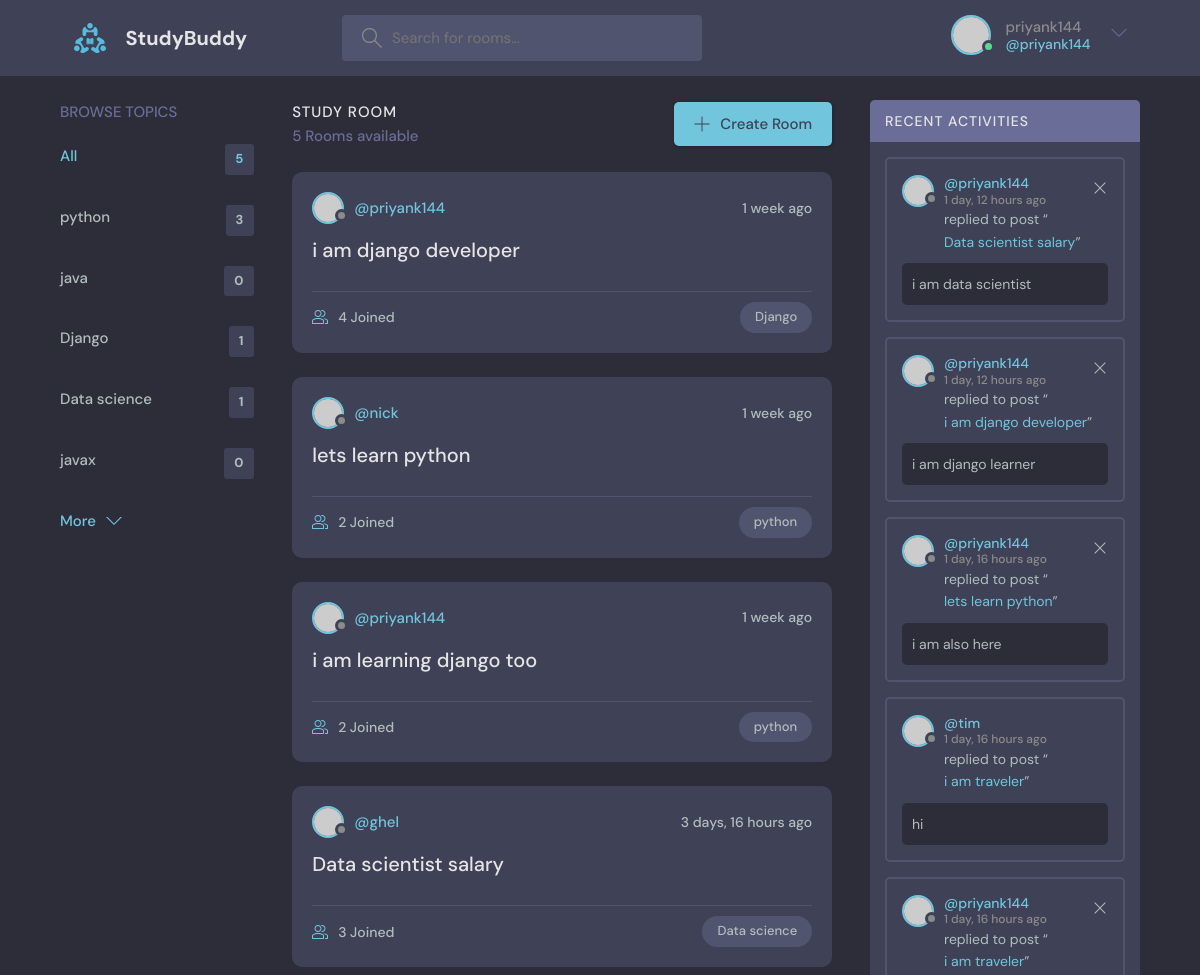
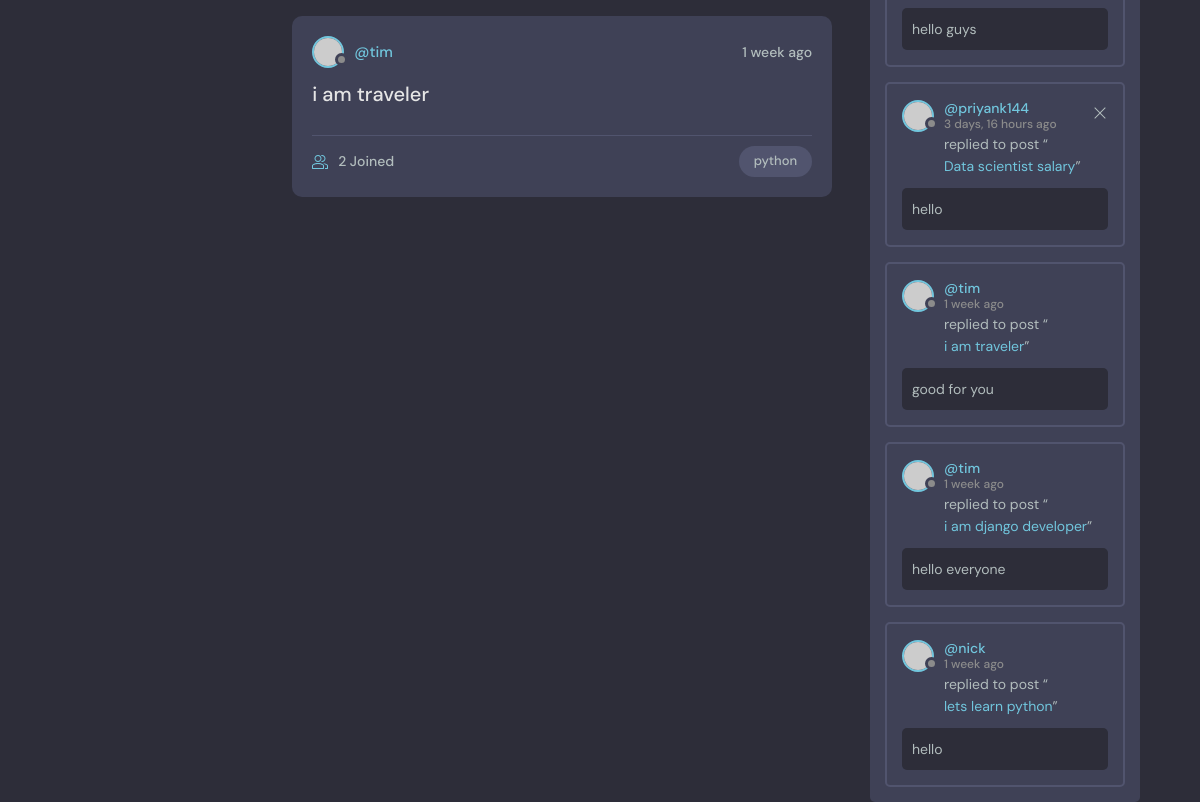
The app's page / (signed in) with its own data (2 pictures, top to bottom).
### base/models.py (models this page shows, shortened)
class Topic(models.Model):
    name = models.CharField(max_length=200)

class Room(models.Model):
    host = models.ForeignKey(User, on_delete=models.SET_NULL, null = True)
    topic = models.ForeignKey(Topic, on_delete=models.SET_NULL, null=True)
    name = models.CharField(max_length=200)
    description = models.TextField(null = True, blank = True)
    participants = models.ManyToManyField(User, related_name = 'participants', blank = True)
    updated = models.DateTimeField(auto_now=True)
    created = models.DateTimeField(auto_now_add=True)
    class Meta:
        ordering = ['-updated', '-created'] # '-' for descending order
    def __str__(self):
        return self.name

class Message(models.Model):
    user = models.ForeignKey(User, on_delete=models.CASCADE)
    room = models.ForeignKey(Room, on_delete=models.CASCADE) #cascade means if room deleted then all message from that room will get deleted.
    body = models.TextField()
    updated = models.DateTimeField(auto_now=True)
    created = models.DateTimeField(auto_now_add=True)
    class Meta:
        ordering = ['-updated', '-created'] # '-' for descending order

### base/views.py (the view)
# urls.py: path('', views.home, name = "home"),
def home(request):
    q = request.GET.get('q') if request.GET.get('q') != None else ''
    rooms = Room.objects.filter(
        Q(topic__name__icontains = q) |
        Q(name__icontains = q) |
        Q(description__icontains = q)
        )
    topics = Topic.objects.all()
    room_count = rooms.count()
    room_messages = Message.objects.filter(Q(room__topic__name__icontains =q)) #[0:3]
    context = {'rooms': rooms, 'topics': topics, 'room_count' : room_count, 'room_messages': room_messages}
    return render(request, 'base/home.html', context)

### base/templates/base/home.html (shortened to what this page needs)
{% extends "main.html" %}
{% block content %}
<main class="layout layout--3">
      <div class="container">
       {% include 'base/topics_component.html' %}
        <div class="roomList">
          <div class="roomList__header">
            <div>
              <h2>Study Room</h2>
              <p>{{room_count}} Rooms available</p>
            </div>
            <a class="btn btn--main" href="{% url 'create-room' %}">
              <svg version="1.1" xmlns="http://www.w3.org/2000/svg" width="32" height="32" viewBox="0 0 32 32">
                <title>add</title>
                <path
                  d="M16.943 0.943h-1.885v14.115h-14.115v1.885h14.115v14.115h1.885v-14.115h14.115v-1.885h-14.115v-14.115z"
                ></path>
              </svg>
              Create Room
            </a>
          </div>
          {% include 'base/feed_component.html' %}
        </div>
         {% include 'base/activity_component.html' %}
      </div>
    </main>
{% endblock %}

### templates/navbar.html (shortened to what this page needs)
{%load static %}
<header class="header header--loggedIn">
    <div class="container">
      <a href="{% url 'home' %}" class="header__logo">
        <img src="{% static 'images/logo.svg' %}" />
        <h1>StudyBuddy</h1>
      </a>
      <form class="header__search" method = "GET" action = "{% url 'home' %}">
        <label>
          <input name = "q" placeholder="Search for rooms..." />
        </label>
      </form>
      <nav class="header__menu">
        {% if request.user.is_authenticated %}
        <div class="header__user">
          <a href="profile.html">
            <div class="avatar avatar--medium active">
              <img src="https://randomuser.me/api/portraits/men/37.jpg" />
            </div>
            <p>{{request.user.username}} <span>@{{request.user.username}}</span></p>
          </a>
          <button class="dropdown-button">
            <svg version="1.1" xmlns="http://www.w3.org/2000/svg" width="32" height="32" viewBox="0 0 32 32">
              <title>chevron-down</title>
              <path d="M16 21l-13-13h-3l16 16 16-16h-3l-13 13z"></path>
            </svg>
          </button>
        </div>
        {% else %}
        <a href="{% url 'login' %}">
          <img src="{% static 'images/avatar.svg' %}" />
          <p>Login</p>
        </a>
        {% endif %}
      </nav>
    </div>
  </header>

### base/templates/base/topics_component.html
<div class="topics">
    <div class="topics__header">
      <h2>Browse Topics</h2>
    </div>
    <ul class="topics__list">
      <li>
        <a href="{% url 'home' %}" class="active">All <span>{{topics.count}}</span></a>
      </li>
      {% for topic in topics %}
      <li>
    <a href="{% url 'home' %}?q={{topic.name}}">{{topic.name}} <span>{{topic.room_set.all.count}}</span></a>
      </li>
      {% endfor %}
    </ul>
    <a class="btn btn--link" href="topics.html">
      More
      <svg version="1.1" xmlns="http://www.w3.org/2000/svg" width="32" height="32" viewBox="0 0 32 32">
        <title>chevron-down</title>
        <path d="M16 21l-13-13h-3l16 16 16-16h-3l-13 13z"></path>
      </svg>
    </a>
  </div>

### base/templates/base/feed_component.html (shortened to what this page needs)
{% for room in rooms %}
<div class="roomListRoom">
  <div class="roomListRoom__header">
    <a href="{% url 'user-profile' room.host.id %}" class="roomListRoom__author">
      <div class="avatar avatar--small">
        <img src="https://randomuser.me/api/portraits/women/11.jpg" />
      </div>
      <span>@{{room.host.username}}</span>
    </a>
    <div class="roomListRoom__actions">
      <span>{{room.created| timesince}} ago</span>
    </div>
  </div>
  <div class="roomListRoom__content">
    <a href="{% url 'room' room.id %}">{{room.name}}</a>
  </div>
  <div class="roomListRoom__meta">
    <a href="{% url 'room' room.id %}" class="roomListRoom__joined">
      {{room.participants.all.count}} Joined
    </a>
    <p class="roomListRoom__topic">{{room.topic.name}}</p>
  </div>
</div>
{% endfor %}

### base/templates/base/activity_component.html
<div class="activities">
    <div class="activities__header">
      <h2>Recent Activities</h2>
    </div>
    {% for message in room_messages%}
    <div class="activities__box">
      <div class="activities__boxHeader roomListRoom__header">
        <a href="{% url 'user-profile' message.user.id %}" class="roomListRoom__author">
          <div class="avatar avatar--small">
            <img src="https://randomuser.me/api/portraits/women/11.jpg" />
          </div>
          <p>
            @{{message.user}}
            <span>{{message.created| timesince}} ago</span>
          </p>
        </a>
        {% if request.user == message.user %}
        <div class="roomListRoom__actions">
          <a href="{% url 'delete-message' message.id %}">
            <svg version="1.1" xmlns="http://www.w3.org/2000/svg" width="32" height="32" viewBox="0 0 32 32">
              <title>remove</title>
              <path
                d="M27.314 6.019l-1.333-1.333-9.98 9.981-9.981-9.981-1.333 1.333 9.981 9.981-9.981 9.98 1.333 1.333 9.981-9.98 9.98 9.98 1.333-1.333-9.98-9.98 9.98-9.981z"
              ></path>
            </svg>
          </a>
        </div>
        {% endif %}
      </div>
      <div class="activities__boxContent">
        <p>replied to post “<a href="{% url 'room' message.room.id %}">{{message.room}}</a>”</p>
        <div class="activities__boxRoomContent">
          {{message.body}}
        </div>
      </div>
    </div>
   {% endfor %}
  </div>

### records on screen
Topic: name "python", room_set.all.count "3"
Topic: name "java", room_set.all.count "0"
Topic: name "Django", room_set.all.count "1"
Topic: name "Data science", room_set.all.count "1"
Topic: name "javax", room_set.all.count "0"
Room: host.username "priyank144", created "1 week", name "i am django developer", participants.all.count "4", topic.name "Django"
Room: host.username "nick", created "1 week", name "lets learn python", participants.all.count "2", topic.name "python"
Room: host.username "priyank144", created "1 week", name "i am learning django too", participants.all.count "2", topic.name "python"
Room: host.username "ghel", created "3 days, 16 hours", name "Data scientist salary", participants.all.count "3", topic.name "Data science"
Room: host.username "tim", created "1 week", name "i am traveler", participants.all.count "2", topic.name "python"
Message: user "priyank144", created "1 day, 12 hours", room "Data scientist salary", body "i am data scientist"
Message: user "priyank144", created "1 day, 12 hours", room "i am django developer", body "i am django learner"
Message: user "priyank144", created "1 day, 16 hours", room "lets learn python", body "i am also here"
Message: user "tim", created "1 day, 16 hours", room "i am traveler", body "hi"
Message: user "priyank144", created "1 day, 16 hours", room "i am traveler", body "hello guys"
Message: user "priyank144", created "3 days, 16 hours", room "Data scientist salary", body "hello"
Message: user "tim", created "1 week", room "i am traveler", body "good for you"
Message: user "tim", created "1 week", room "i am django developer", body "hello everyone"
Message: user "nick", created "1 week", room "lets learn python", body "hello"

### other values on screen
{{ request.user.username }} "priyank144"
{{ topics.count }} "5"
{{ room_count }} "5"
